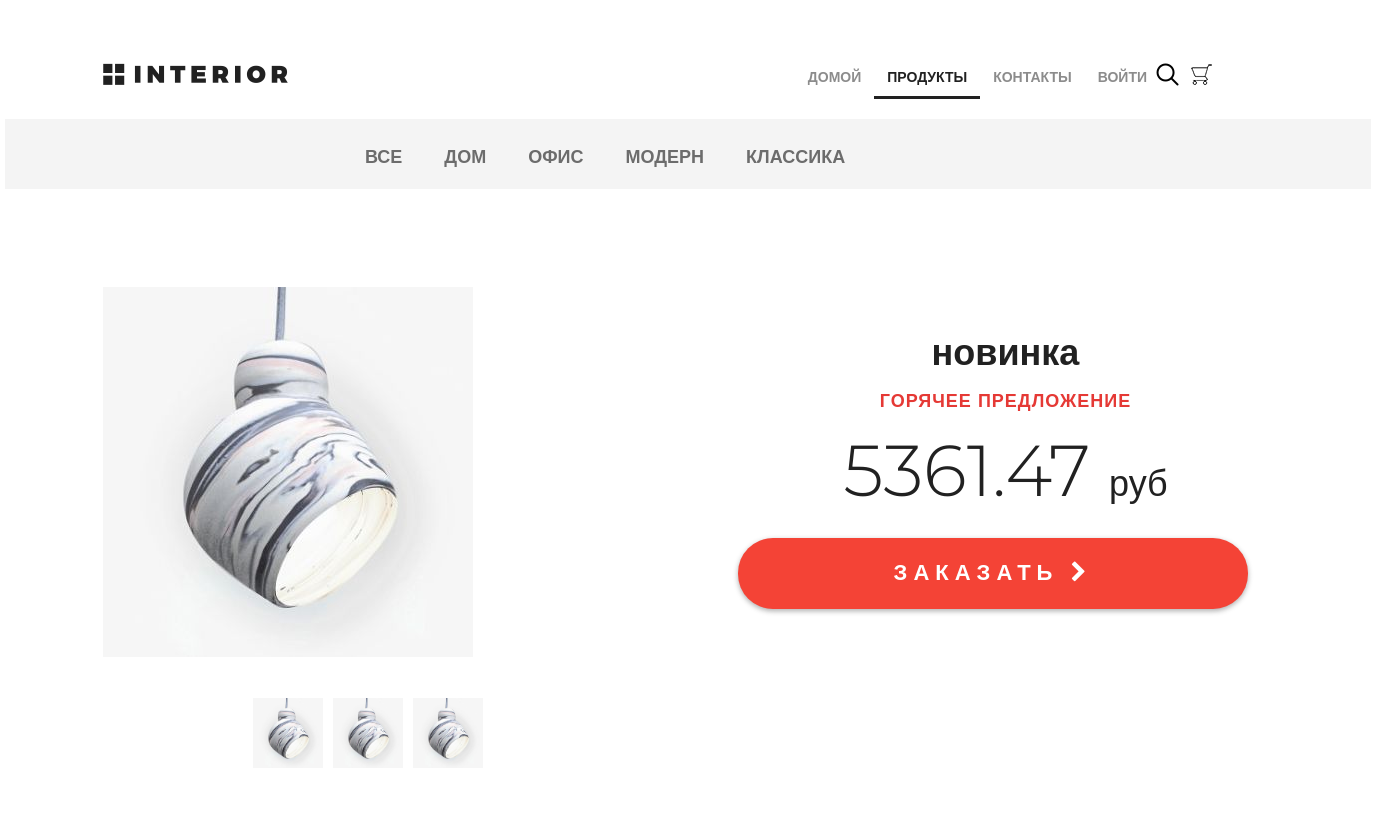
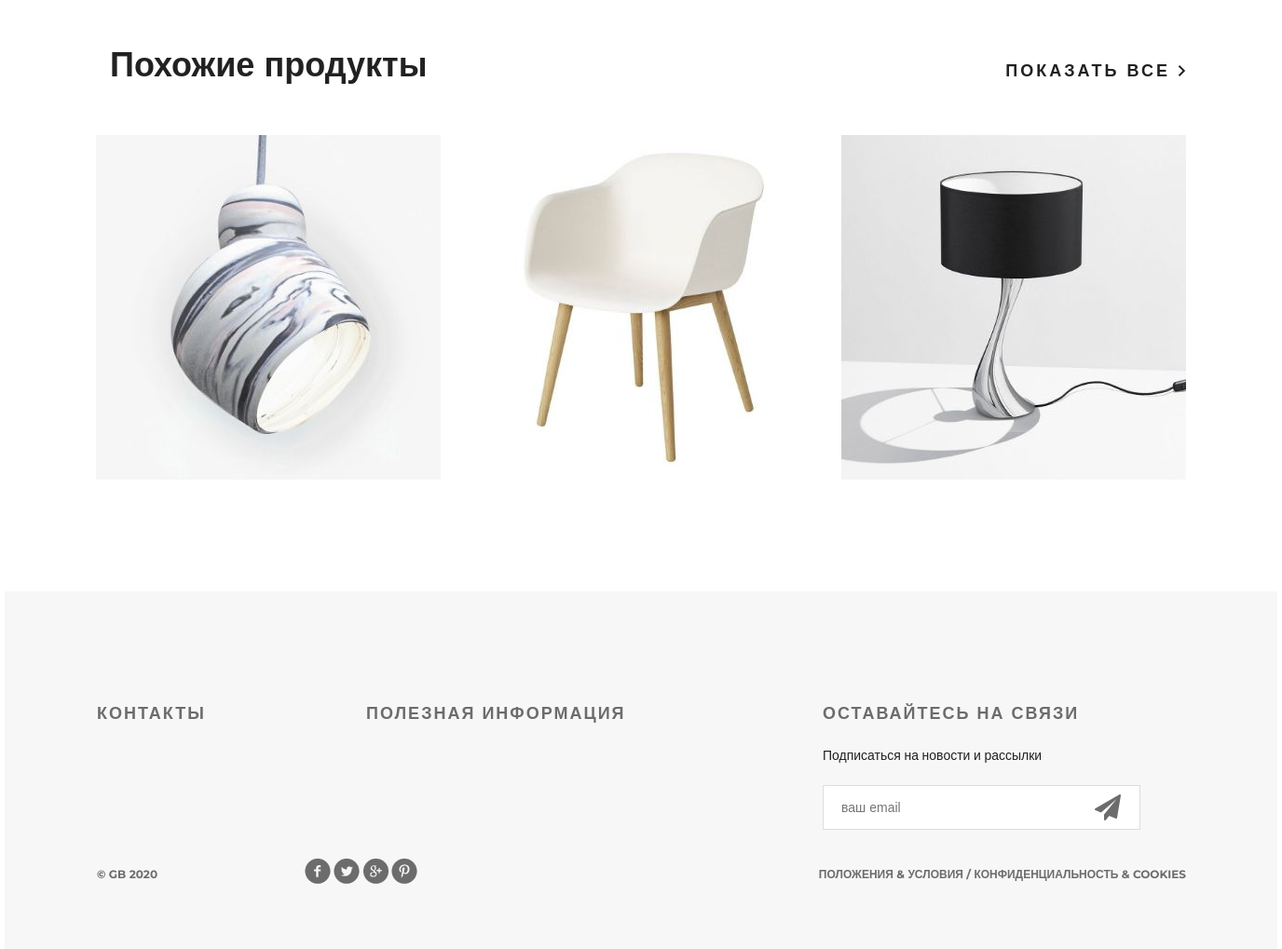
Screenshot of /products/ with the database file from the repository (2 pictures, top to bottom).
### mainapp/models.py (models this page shows, shortened)
class ProductCategory(models.Model):
    name = models.CharField(max_length=64, unique=True, verbose_name='имя')
    description = models.TextField(blank=True, verbose_name='описание')
    is_active = models.BooleanField(default=True)
    class Meta:
        verbose_name = 'категория'
        verbose_name_plural = 'категории'

class Product(models.Model):
    category = models.ForeignKey(ProductCategory, on_delete=models.CASCADE)
    name = models.CharField(verbose_name='имя продукта', max_length=128)
    image = models.ImageField(upload_to='products_images', blank=True)
    short_desc = models.CharField(verbose_name='имя продукта', max_length=128, blank=True)
    descriptions = models.TextField(blank=True)
    price = models.DecimalField(max_digits=8, decimal_places=2, default=0)
    quantity = models.PositiveIntegerField(default=0, verbose_name='количество на складе')
    is_active = models.BooleanField (default=True)

### mainapp/views.py (the view, shortened to what this page needs)
# urls.py: path('',mainapp.products, name='index'),
def products (request, pk=None, page=1):
    links_menu = ProductCategory.objects.all()
    title = 'продукты'
    hot_product = get_hot_product()
    same_products = get_same_products(hot_product)
    content = {
        'links_menu': links_menu,
        'title': title,
        'same_products': same_products,
        'hot_product': hot_product,
        'basket': get_basket(request.user)
    }
    return render(request, 'mainapp/products.html', content)

### mainapp/views.py (called while the page is built)
def get_basket(user):
    if user.is_authenticated:
        return Basket.objects.filter(user=user)
    else:
        return []

def get_hot_product():
    products_list = Product.objects.all()
    return random.sample(list(products_list), 1)[0]

def get_same_products(hot_product):
    same_products = Product.objects.filter(category=hot_product.category_id).\
                                    exclude(pk=hot_product.pk)[:3]
    return same_products

### mainapp/templates/mainapp/products.html (shortened to what this page needs)
{% extends 'mainapp/base.html' %}
{% load static %}
{% block menu %}
		<div class="hero-white">
			<div class="header clearfix">
				<a href="index.html" class="logo"></a>
				{% include 'mainapp/inc/inc_main_menu.html' %}
			</div>
		</div>
{% endblock %}
{% block content %}
		<div class="details">
			<div class="links clearfix">
				{% include 'mainapp/inc/inc_categories_menu.html' %}
			</div>
            <div class="details-products">
    <div class="details-slider">
        <div class="slider-product">
          <img src="/media/{{ hot_product.image }}">
        </div>
        <div class="slider-control">
          <div class="block">
            <a href="#"><img src="/media/{{ hot_product.image }}" alt=""></a>
          </div>
          <div class="block">
            <a href="#"><img src="/media/{{ hot_product.image }}" alt=""></a>
          </div>
          <div class="block">
            <a href="#"><img src="/media/{{ hot_product.image }}" alt=""></a>
          </div>
        </div>
      </div>
      <div class="description">
        <h3 class="big-bold">{{ hot_product.name }}</h3>
        <h3 class="red">горячее предложение</h3>
        <p class="price">{{ hot_product.price }} <span>руб</span></p>
        <a href="{% url 'basket:add' hot_product.pk %}" class="red-button">
          заказать <i class="fa fa-chevron-right" aria-hidden="true"></i>
        </a>
    </div>
</div>
			<div class="related">
				<div class="title clearfix">
					<h2>Похожие продукты</h2>
					<a class="explore" href="#">показать все <img src="/static/img/arrow.png" alt=""></a>
				</div>
				<div class="related-products clearfix">
                    {% for product in same_products%}
                        <div class="block">
                            <a href="{% url 'products:product' product.pk %}"><img src="/static/img/product-11.jpg" alt="">
                            </a>
                        </div>
                    {% endfor %}
					<div class="block">
						<a href="#"><img src="/static/img/product-21.jpg" alt="">
						</a>
					</div>
					<div class="block">
						<a href="#"><img src="/static/img/product-31.jpg" alt="">
						</a>
					</div>
				</div>
			</div>
		</div>
{% endblock %}

### mainapp/templates/mainapp/inc/inc_categories_menu.html (shortened to what this page needs)
<ul class="links-menu">
  <li>
    <a href="{% url 'products:category' 0 %}"
       class="">
      все
    </a>
  </li>
  {% for link in links_menu %}
    <li>
      <a href="{% url 'products:category' link.pk %}"
         class="">
        {{ link.name }}
      </a>
    </li>
  {% endfor %}
</ul>

### static/css/style.css (style rules this page uses)
* { margin: 0; padding: 0; }
body { font-family: 'Montserrat', sans-serif; }
html, body { height: 100%; }
.slider-control .block a img { width: 70px; }
.logo { background-image: url(/static/img/logo.png); margin-top: 63px; width: 185px; height: 22px; float: left; }
.clearfix:after { content: ""; display: block; clear: both; }
.explore { text-transform: uppercase; color: #212121; font-size: 18px; font-weight: 700; line-height: 24px; text-align: center; float: right; margin-top: 138px; letter-spacing: 3px; text-decoration: none; }
.big-bold { color: #212121; font-size: 36px; font-weight: 700; text-align: left; margin-bottom: 24px; line-height: 36px; }
.title { height: 152px; margin-right: 15px; }
.title h2 { float: left; margin-top: 118px; color: #212121; font-size: 36px; font-weight: 700; text-align: left; margin-left: 15px; }
.red { text-transform: uppercase; color: #e53935; font-size: 18px; font-weight: 700; text-align: left; letter-spacing: 1px; line-height: 17px; margin-bottom: 22px; }
.hero-white { background-color: #fff; height: 119px; padding-left: 98px; padding-right: 211px; position: relative; }
.links { height: 70px; background-color: #f4f4f4; position: relative; padding-left: 360px; }
.links-menu { margin: 27px auto 0px; position: absolute; }
.links-menu li { float: left; list-style-type: none; padding-right: 42px; }
.links-menu li a { text-decoration: none; color: #6c6c6c; font-size: 18px; font-weight: 700; text-transform: uppercase; }
.details-products { padding-left: 98px; padding-right: 98px; margin-top: 98px; height: 551px; }
.details-slider { width: 570px; float: left; margin-right: 30px; }
.slider-product { width: 570px; height: 400px; }
.slider-control { width: 420px; height: 70px; margin: 11px auto 0px; padding-left: 150px }
.slider-control .block { height: 70px; width: 70px; position: relative; float: left; margin-right: 10px; }
.description { width: 535px; float: right; padding-left: 35px }
.description .big-bold { color: #212121; font-size: 36px; font-weight: 700; text-align: center; margin-top: 47px; margin-bottom: 0px; }
.description .red { text-transform: uppercase; color: #e53935; font-size: 18px; font-weight: 700; text-align: center; letter-spacing: 1px; line-height: 17px; margin-top: 23px; margin-bottom: 36px; }
.description .price { color: #212121; font-size: 72px; font-weight: 300; line-height: 48px; text-align: center; }
.description .price span { color: #212121; font-size: 36px; font-weight: 300; line-height: 48px; text-align: center; }
.red-button { display: block; height: 71px; width: 510px; border-radius: 35px; background-color: #f44336; text-align: center; text-transform: uppercase; text-decoration: none; color: #ffffff; font-size: 22px; font-weight: 700; line-height: 24px; box-shadow: 0px 2px 4.85px 0.15px rgba(33, 33, 33, 0.35); line-height: 70px; letter-spacing: 6px; margin-top: 31px; }
.related { padding: 0px 98px; }
.related .title { height: 143px; margin-right: 0; }
.related .title h2 { margin-top: 45px; }
.related .title .explore { margin-top: 62px; }
.related-products { margin-bottom: 120px; }
.related-products .block a img { float: left; }
.related-products .block { float: left; margin-right: 30px; display: block; height: 370px; width: 370px; position: relative; }
.related-products .block:nth-child(3n) { margin-right: 0px; }

### rows the page displays
ProductCategory: name "ДОМ"
ProductCategory: name "ОФИС"
ProductCategory: name "МОДЕРН"
ProductCategory: name "КЛАССИКА"
Product: image (picture), name "новинка", price "5361.47"
